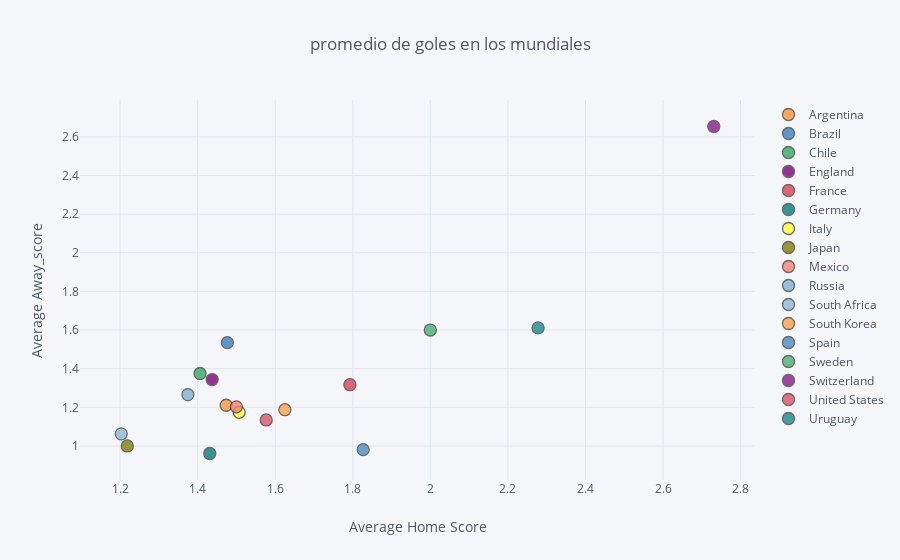

This figure's notebook cell:
### Code cell
mundial.iplot(x='home_score', y='away_score', categories='country',
           xTitle='Average Home Score', yTitle='Average Away_score',
           title='promedio de goles en los mundiales')

### Figure 1 — Plotly figure (JSON) as saved in the notebook; plotly's stock layout.template omitted (floating-point values rounded to 4 significant figures)
{"data": [{"marker": {"color": "rgba(255, 153, 51, 1.0)", "line": {"width": 1.3}, "opacity": 0.8, "size": 12, "symbol": "circle"}, "mode": "markers", "name": "Argentina", "textfont": {"color": "#4D5663"}, "type": "scatter", "uid": "cab2ffac-fa62-4edf-90a4-a5799294df58", "x": [1.474], "y": [1.211]}, {"marker": {"color": "rgba(55, 128, 191, 1.0)", "line": {"width": 1.3}, "opacity": 0.8, "size": 12, "symbol": "circle"}, "mode": "markers", "name": "Brazil", "textfont": {"color": "#4D5663"}, "type": "scatter", "uid": "b059212f-c00d-468f-bfd2-1f75612ae1c7", "x": [1.477], "y": [1.535]}, {"marker": {"color": "rgba(50, 171, 96, 1.0)", "line": {"width": 1.3}, "opacity": 0.8, "size": 12, "symbol": "circle"}, "mode": "markers", "name": "Chile", "textfont": {"color": "#4D5663"}, "type": "scatter", "uid": "949bab93-e64b-45b6-8222-d2ca60c7ae44", "x": [1.406], "y": [1.375]}, {"marker": {"color": "rgba(128, 0, 128, 1.0)", "line": {"width": 1.3}, "opacity": 0.8, "size": 12, "symbol": "circle"}, "mode": "markers", "name": "England", "textfont": {"color": "#4D5663"}, "type": "scatter", "uid": "f1b94643-6ec5-4530-a4ba-641b771f61ad", "x": [1.438], "y": [1.344]}, {"marker": {"color": "rgba(219, 64, 82, 1.0)", "line": {"width": 1.3}, "opacity": 0.8, "size": 12, "symbol": "circle"}, "mode": "markers", "name": "France", "textfont": {"color": "#4D5663"}, "type": "scatter", "uid": "ac13d3a2-422d-4229-bc8d-cdc136d243be", "x": [1.793], "y": [1.317]}, {"marker": {"color": "rgba(0, 128, 128, 1.0)", "line": {"width": 1.3}, "opacity": 0.8, "size": 12, "symbol": "circle"}, "mode": "markers", "name": "Germany", "textfont": {"color": "#4D5663"}, "type": "scatter", "uid": "88fe1b03-f13a-4cb7-978f-96570c252733", "x": [1.431], "y": [0.9608]}, {"marker": {"color": "rgba(255, 255, 51, 1.0)", "line": {"width": 1.3}, "opacity": 0.8, "size": 12, "symbol": "circle"}, "mode": "markers", "name": "Italy", "textfont": {"color": "#4D5663"}, "type": "scatter", "uid": "ac148bc7-5399-4d17-b9b5-972b9c8383eb", "x": [1.507], "y": [1.174]}, {"marker": {"color": "rgba(128, 128, 0, 1.0)", "line": {"width": 1.3}, "opacity": 0.8, "size": 12, "symbol": "circle"}, "mode": "markers", "name": "Japan", "textfont": {"color": "#4D5663"}, "type": "scatter", "uid": "9ee5fdf0-6280-42d4-94ad-1a42d4a5e5f7", "x": [1.219], "y": [1]}, {"marker": {"color": "rgba(251, 128, 114, 1.0)", "line": {"width": 1.3}, "opacity": 0.8, "size": 12, "symbol": "circle"}, "mode": "markers", "name": "Mexico", "textfont": {"color": "#4D5663"}, "type": "scatter", "uid": "3100954b-50eb-4bb0-b580-0e8fac049b44", "x": [1.5], "y": [1.202]}, {"marker": {"color": "rgba(128, 177, 211, 1.0)", "line": {"width": 1.3}, "opacity": 0.8, "size": 12, "symbol": "circle"}, "mode": "markers", "name": "Russia", "textfont": {"color": "#4D5663"}, "type": "scatter", "uid": "d9768b93-fb23-43b4-a476-3bda37abdce6", "x": [1.375], "y": [1.266]}, {"marker": {"color": "rgba(128, 177, 211, 0.8999999999999999)", "line": {"width": 1.3}, "opacity": 0.8, "size": 12, "symbol": "circle"}, "mode": "markers", "name": "South Africa", "textfont": {"color": "#4D5663"}, "type": "scatter", "uid": "e6d16880-d791-453f-be44-cc3b7534e9f7", "x": [1.203], "y": [1.062]}, {"marker": {"color": "rgba(255, 153, 51, 0.8999999999999999)", "line": {"width": 1.3}, "opacity": 0.8, "size": 12, "symbol": "circle"}, "mode": "markers", "name": "South Korea", "textfont": {"color": "#4D5663"}, "type": "scatter", "uid": "c85f254a-944f-4901-a79b-11458b51fda2", "x": [1.625], "y": [1.188]}, {"marker": {"color": "rgba(55, 128, 191, 0.8999999999999999)", "line": {"width": 1.3}, "opacity": 0.8, "size": 12, "symbol": "circle"}, "mode": "markers", "name": "Spain", "textfont": {"color": "#4D5663"}, "type": "scatter", "uid": "d08f840d-c0c3-491d-8945-453161062779", "x": [1.827], "y": [0.9808]}, {"marker": {"color": "rgba(50, 171, 96, 0.8999999999999999)", "line": {"width": 1.3}, "opacity": 0.8, "size": 12, "symbol": "circle"}, "mode": "markers", "name": "Sweden", "textfont": {"color": "#4D5663"}, "type": "scatter", "uid": "ddd6990a-c20b-4abd-a650-54e40c541afd", "x": [2], "y": [1.6]}, {"marker": {"color": "rgba(128, 0, 128, 0.8999999999999999)", "line": {"width": 1.3}, "opacity": 0.8, "size": 12, "symbol": "circle"}, "mode": "markers", "name": "Switzerland", "textfont": {"color": "#4D5663"}, "type": "scatter", "uid": "a96f066a-c189-444d-af66-17784d424834", "x": [2.731], "y": [2.654]}, {"marker": {"color": "rgba(219, 64, 82, 0.8999999999999999)", "line": {"width": 1.3}, "opacity": 0.8, "size": 12, "symbol": "circle"}, "mode": "markers", "name": "United States", "textfont": {"color": "#4D5663"}, "type": "scatter", "uid": "21ff7f6d-0d20-4060-9994-77bafd598a5b", "x": [1.577], "y": [1.135]}, {"marker": {"color": "rgba(0, 128, 128, 0.8999999999999999)", "line": {"width": 1.3}, "opacity": 0.8, "size": 12, "symbol": "circle"}, "mode": "markers", "name": "Uruguay", "textfont": {"color": "#4D5663"}, "type": "scatter", "uid": "f7ca5587-2f61-45aa-983c-05c582f054af", "x": [2.278], "y": [1.611]}], "layout": {"legend": {"bgcolor": "#F5F6F9", "font": {"color": "#4D5663"}}, "paper_bgcolor": "#F5F6F9", "plot_bgcolor": "#F5F6F9", "title": {"font": {"color": "#4D5663"}, "text": "promedio de goles en los mundiales"}, "xaxis": {"gridcolor": "#E1E5ED", "showgrid": true, "tickfont": {"color": "#4D5663"}, "title": {"font": {"color": "#4D5663"}, "text": "Average Home Score"}, "zerolinecolor": "#E1E5ED"}, "yaxis": {"gridcolor": "#E1E5ED", "showgrid": true, "tickfont": {"color": "#4D5663"}, "title": {"font": {"color": "#4D5663"}, "text": "Average Away_score"}, "zerolinecolor": "#E1E5ED"}}}
